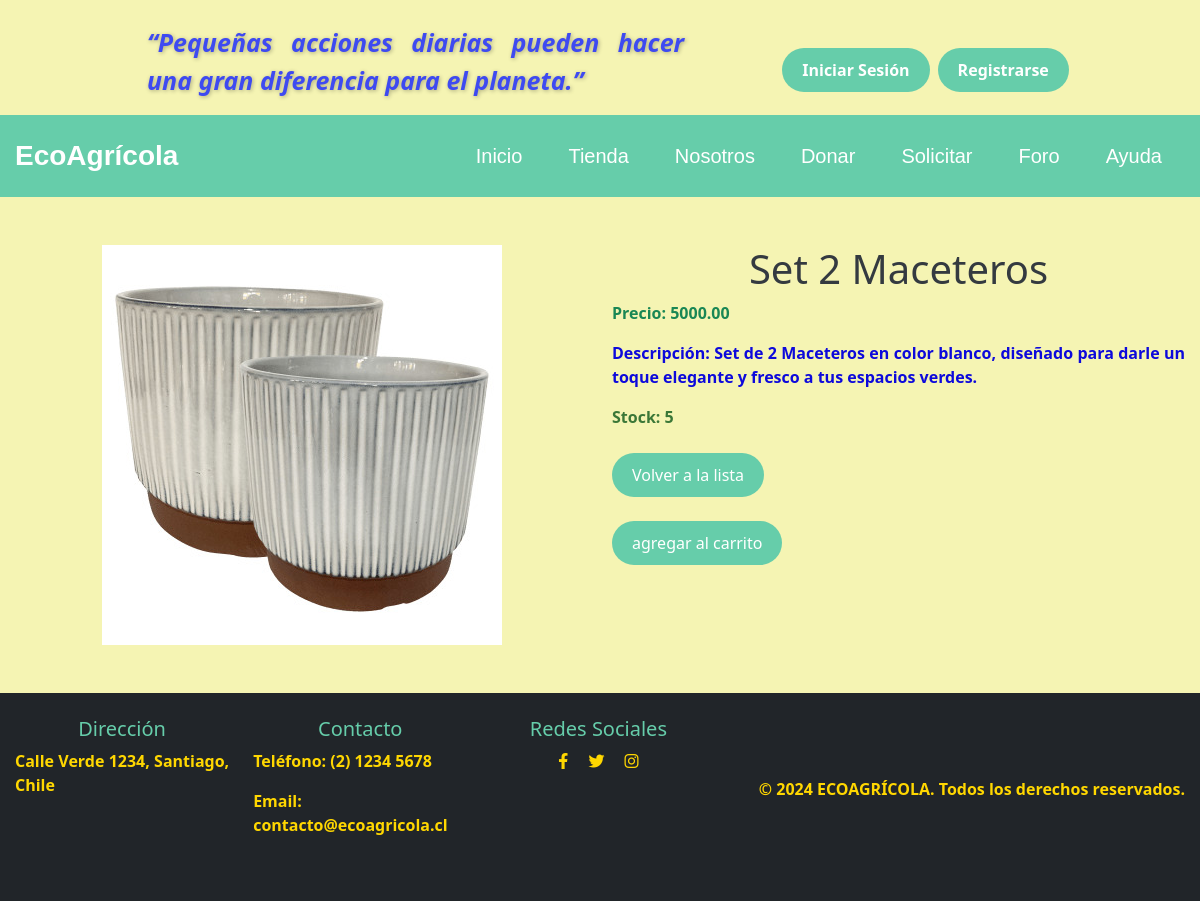
Screenshot of /producto/8/ with the database file from the repository.
### core/models.py (models this page shows, shortened)
class Producto(models.Model):
    nombre = models.CharField(max_length=100)
    categoria = models.CharField(max_length=100)
    descripcion = models.TextField()
    precio = models.DecimalField(max_digits=10, decimal_places=2)
    imagen = models.ImageField(upload_to='productos/')
    stock = models.PositiveIntegerField()

### core/views.py (the view)
# urls.py: path('producto/<int:pk>/', detalle_producto, name='detalle_producto'),
def detalle_producto(request, pk):
    producto = Producto.objects.get(pk=pk)
    return render(request, 'core/detalle_producto.html', {'producto': producto})

### core/templates/core/detalle_producto.html
{% extends "core/base_generic.html" %}
{% block content %}
{% load static %}
<!DOCTYPE html>
<html lang="es">
    <body>
        <div class="container my-5">
          <div class="row">
              <div class="col-lg-6 col-md-12">
                  <div class="d-flex justify-content-center">
                      <img src="{{ producto.imagen.url }}" alt="{{ producto.nombre }}" class="img-fluid">
                  </div>
              </div>
              <div class="col-lg-6 col-md-12">
                  <h1 class="product-title">{{ producto.nombre }}</h1>
                  <p class="text-success fw-bold">Precio: {{ producto.precio }}</p>
                  <p class="product-description">
                    Descripción: {{ producto.descripcion }}
                  </p>
                  <div class="mb-4">
                      <label for="cantidad" class="form-label">Stock: {{ producto.stock }}</label>
                  </div>
                  <a class="btn btn-custom" href="{% url 'listar_productos' %}">Volver a la lista</a>
                  <div class="mt-4">
                    <a
                        class="btn btn-custom"
                        href="{% url 'Add' producto.id %}">
                        agregar al carrito
                    </a>
                </div>
              </div>
          </div>
        </div>
    </body>
</html>
{% endblock %}

### core/static/core/css/style.css (style rules this page uses)
html { scroll-behavior: smooth; }
body { background-color: #f5f4b3; height: 100%; margin: 0; padding: 0; display: flex; flex-direction: column; }
p { color: #0d09db; font-weight: bold; text-align: justify; }
.btn-custom { background-color: #66CDAA; border-color: #66CDAA; color: white; border: none; padding: 10px 20px; font-size: 16px; border-radius: 25px; transition: background-color 0.3s ease; }
.container { max-width: 1200px; margin: 0 auto; padding: 0 15px; display: flex; justify-content: space-between; align-items: center; }
label { font-weight: bold; display: block; font-weight: bold; color: #3b7737; }
h1 { text-align: center; color: #343a40; }

### rows the page displays
Producto: imagen (picture), nombre "Set 2 Maceteros", precio "5000.00", descripcion "Set de 2 Maceteros en color blanco, diseñado para darle un toque elegante y fresco a tus espacios verdes.", stock "5"
